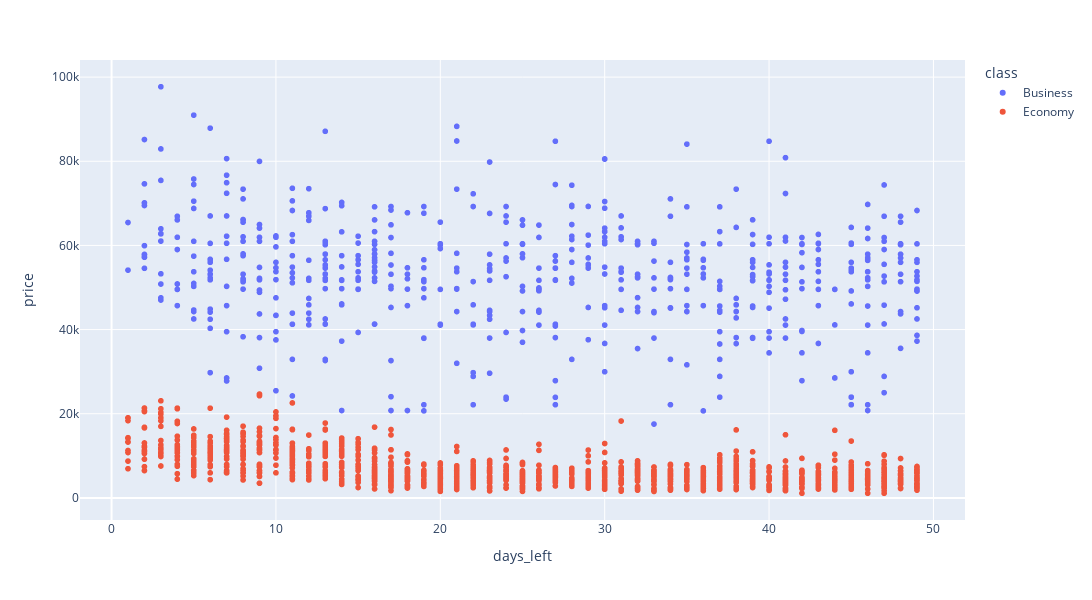

This figure's notebook cell:
### Code cell
if SIMPLIFIED_PLOTS:
    fig = px.scatter(df_raw_sample, x="days_left", y="price", color="class")
else: 
    fig = px.scatter(df_raw, x="days_left", y="price", color="class", marginal_y="violin", marginal_x="box", trendline="ols", template="simple_white")

fig.update_layout( width=1200, height=600)
fig.show()

### Figure 1 — Plotly figure (JSON) as saved in the notebook; plotly's stock layout.template omitted (floating-point values rounded to 4 significant figures; data arrays with more than 128 entries replaced by an {"elided": "..."} marker saying what was removed)
{"data": [{"hovertemplate": "class=Business<br>days_left=%{x}<br>price=%{y}<extra></extra>", "legendgroup": "Business", "marker": {"color": "#636efa", "symbol": "circle"}, "mode": "markers", "name": "Business", "showlegend": true, "type": "scattergl", "x": {"elided": "598 int values"}, "xaxis": "x", "y": {"elided": "598 int values"}, "yaxis": "y"}, {"hovertemplate": "class=Economy<br>days_left=%{x}<br>price=%{y}<extra></extra>", "legendgroup": "Economy", "marker": {"color": "#EF553B", "symbol": "circle"}, "mode": "markers", "name": "Economy", "showlegend": true, "type": "scattergl", "x": {"elided": "1402 int values"}, "xaxis": "x", "y": {"elided": "1402 int values"}, "yaxis": "y"}], "layout": {"height": 600, "legend": {"title": {"text": "class"}, "tracegroupgap": 0}, "margin": {"t": 60}, "width": 1200, "xaxis": {"anchor": "y", "domain": [0, 1], "title": {"text": "days_left"}}, "yaxis": {"anchor": "x", "domain": [0, 1], "title": {"text": "price"}}}}
